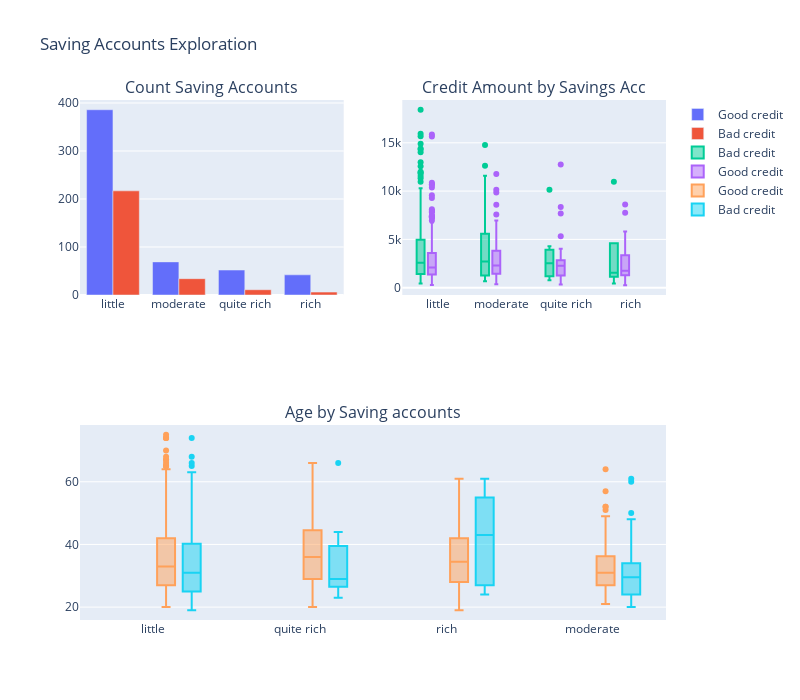

Source (notebook cell):
### Markdown cell above
Distruibution of Saving accounts by Risk

### Code cell
from plotly import tools
import numpy as np
import plotly.graph_objs as go

count_good = go.Bar(
    x = df_good["Saving accounts"].value_counts().index.values,
    y = df_good["Saving accounts"].value_counts().values,
    name='Good credit'
)
count_bad = go.Bar(
    x = df_bad["Saving accounts"].value_counts().index.values,
    y = df_bad["Saving accounts"].value_counts().values,
    name='Bad credit'
)


box_1 = go.Box(
    x=df_good["Saving accounts"],
    y=df_good["Credit amount"],
    name='Good credit'
)
box_2 = go.Box(
    x=df_bad["Saving accounts"],
    y=df_bad["Credit amount"],
    name='Bad credit'
)

scat_1 = go.Box(
    x=df_good["Saving accounts"],
    y=df_good["Age"],
    name='Good credit'
)
scat_2 = go.Box(
    x=df_bad["Saving accounts"],
    y=df_bad["Age"],
    name='Bad credit'
)

data = [scat_1, scat_2, box_1, box_2, count_good, count_bad]

fig = tools.make_subplots(rows=2, cols=2, specs=[[{}, {}], [{'colspan': 2}, None]],
                          subplot_titles=('Count Saving Accounts','Credit Amount by Savings Acc', 
                                          'Age by Saving accounts'))

fig.append_trace(count_good, 1, 1)
fig.append_trace(count_bad, 1, 1)

fig.append_trace(box_2, 1, 2)
fig.append_trace(box_1, 1, 2)

fig.append_trace(scat_1, 2, 1)
fig.append_trace(scat_2, 2, 1)



fig['layout'].update(height=700, width=800, title='Saving Accounts Exploration', boxmode='group')

py.iplot(fig, filename='combined-savings')

### Figure 1 — Plotly figure (JSON) as saved in the notebook; plotly's stock layout.template omitted (floating-point values rounded to 4 significant figures; data arrays with more than 128 entries replaced by an {"elided": "..."} marker saying what was removed)
{"data": [{"name": "Good credit", "type": "bar", "x": ["little", "moderate", "quite rich", "rich"], "xaxis": "x", "y": [386, 69, 52, 42], "yaxis": "y"}, {"name": "Bad credit", "type": "bar", "x": ["little", "moderate", "quite rich", "rich"], "xaxis": "x", "y": [217, 34, 11, 6], "yaxis": "y"}, {"name": "Bad credit", "type": "box", "x": {"elided": "300 str values"}, "xaxis": "x2", "y": {"elided": "300 int values"}, "yaxis": "y2"}, {"name": "Good credit", "type": "box", "x": {"elided": "700 str values"}, "xaxis": "x2", "y": {"elided": "700 int values"}, "yaxis": "y2"}, {"name": "Good credit", "type": "box", "x": {"elided": "700 str values"}, "xaxis": "x3", "y": {"elided": "700 int values"}, "yaxis": "y3"}, {"name": "Bad credit", "type": "box", "x": {"elided": "300 str values"}, "xaxis": "x3", "y": {"elided": "300 int values"}, "yaxis": "y3"}], "layout": {"annotations": [{"font": {"size": 16}, "showarrow": false, "text": "Count Saving Accounts", "x": 0.225, "xanchor": "center", "xref": "paper", "y": 1, "yanchor": "bottom", "yref": "paper"}, {"font": {"size": 16}, "showarrow": false, "text": "Credit Amount by Savings Acc", "x": 0.775, "xanchor": "center", "xref": "paper", "y": 1, "yanchor": "bottom", "yref": "paper"}, {"font": {"size": 16}, "showarrow": false, "text": "Age by Saving accounts", "x": 0.5, "xanchor": "center", "xref": "paper", "y": 0.375, "yanchor": "bottom", "yref": "paper"}], "boxmode": "group", "height": 700, "title": {"text": "Saving Accounts Exploration"}, "width": 800, "xaxis": {"anchor": "y", "domain": [0, 0.45]}, "xaxis2": {"anchor": "y2", "domain": [0.55, 1]}, "xaxis3": {"anchor": "y3", "domain": [0, 1]}, "yaxis": {"anchor": "x", "domain": [0.625, 1]}, "yaxis2": {"anchor": "x2", "domain": [0.625, 1]}, "yaxis3": {"anchor": "x3", "domain": [0, 0.375]}}}
